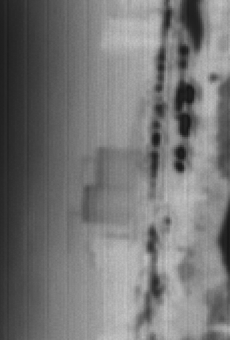
%> input picture destriping/Utilize/Chang/factory1.tif, 230 x 340 px
$ octave histogram.m   (GNU Octave 9; MATLAB toolbox functions it lacks are replaced by stand-ins)
%> lines starting %> are read from the running program, lines starting %| are printed output that depends on the picture
### destriping/Utilize/Chang/pouxiantu.m
function     pouxiantu( image )
%UNTITLED2 Summary of this function goes here
%   Detailed explanation goes here
inputdata = image ;
[r,c] = size(inputdata);
sum_row = zeros(1,c);
        for i=1:r
           sum_row(i) = sum(inputdata(i,:))./c;
        end
        figure;plot(sum_row);xlim([0,500]);ylim([0,200]);
        xlabel('Line Number');ylabel('Mean Value');
end

### destriping/Utilize/Chang/power_spectrum.m
function  power_spectrum(signal)

[sx sy]=size(signal);
P=0;
for i=1:sy
[Px,w] = periodogram(double(signal(:,i)));
P=P+Px;
end;
P=P/sy;
% ws=w;
% figure(1);plot((w./(2*max2(w))),log10(P1));hold;plot((w./(2*max2(w))),log10(P2),'red')
figure;plot((w./(2*max(w))),log10(P+1));
% ylim([0,10]);
xlabel('Normalized frequency');
ylabel('Power spectrum ');
grid on;
set(gca,'linewidth',1);

### destriping/Utilize/Chang/histogram.m
clc;
clear all;
close all;

[filename,filepath] = uigetfile('F:\hdf数据\*.*','Read a image');
%> the answer given: factory1.tif
inputdata = imread(fullfile(filepath,filename));
%> inputdata is the input picture: size 340x230 uint8; min 23, max 200, mean 117.2
inputdata =inputdata';
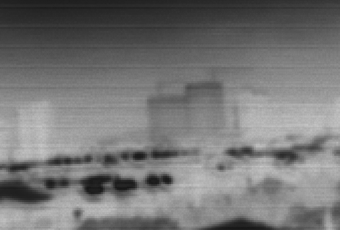
%> inputdata: size 230x340 uint8; min 23, max 200, mean 117.2; mean of the top-left, top-right, bottom-left and bottom-right quarters 90.4, 106.5, 128.6, 143.5
figure;imshow(uint8(inputdata));title('original image');
pouxiantu(inputdata);
%> after the loop in pouxiantu, `for i=1:r`: sum_row = 340 values, max 163.5 at index 127, min 0 at index 231, mean 79.3
power_spectrum(inputdata);
%> after the loop in power_spectrum, `for i=1:sy`: P = 129 values, max 172288997.2 at index 1, min 185.3 at index 129, mean 1662236.1
%> in power_spectrum, `P=P/sy;`: P = 129 values, max 506732.3 at index 1, min 0.545 at index 129, mean 4888.9
[m,n]=size(inputdata);
%> m = 230; n = 340
outputdata = inputdata;
for i=2:n-3
        if(mod(i,10)==2)
%> (the run ends here)
